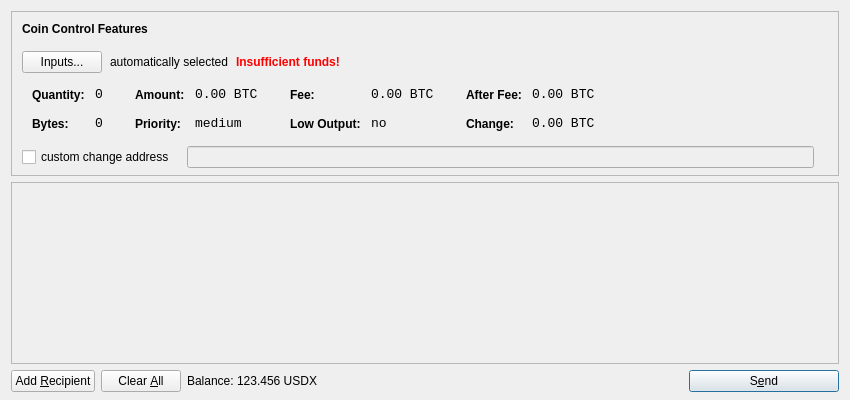
<?xml version="1.0" encoding="UTF-8"?>
<ui version="4.0">
 <class>SendCoinsDialog</class>
 <widget class="QDialog" name="SendCoinsDialog">
  <property name="geometry">
   <rect>
    <x>0</x>
    <y>0</y>
    <width>850</width>
    <height>400</height>
   </rect>
  </property>
  <property name="windowTitle">
   <string>Send Coins</string>
  </property>
  <layout class="QVBoxLayout" name="verticalLayout" stretch="0,1,0">
   <property name="bottomMargin">
    <number>8</number>
   </property>
   <item>
    <widget class="QFrame" name="frameCoinControl">
     <property name="sizePolicy">
      <sizepolicy hsizetype="Expanding" vsizetype="Expanding">
       <horstretch>0</horstretch>
       <verstretch>0</verstretch>
      </sizepolicy>
     </property>
     <property name="maximumSize">
      <size>
       <width>16777215</width>
       <height>16777215</height>
      </size>
     </property>
     <property name="frameShape">
      <enum>QFrame::StyledPanel</enum>
     </property>
     <property name="frameShadow">
      <enum>QFrame::Sunken</enum>
     </property>
     <layout class="QVBoxLayout" name="verticalLayoutCoinControl2">
      <property name="spacing">
       <number>-1</number>
      </property>
      <property name="leftMargin">
       <number>0</number>
      </property>
      <property name="topMargin">
       <number>0</number>
      </property>
      <property name="rightMargin">
       <number>0</number>
      </property>
      <property name="bottomMargin">
       <number>6</number>
      </property>
      <item>
       <layout class="QVBoxLayout" name="verticalLayoutCoinControl" stretch="0,0,0,0,1">
        <property name="spacing">
         <number>0</number>
        </property>
        <property name="leftMargin">
         <number>10</number>
        </property>
        <property name="topMargin">
         <number>10</number>
        </property>
        <item>
         <layout class="QHBoxLayout" name="horizontalLayoutCoinControl1">
          <property name="bottomMargin">
           <number>15</number>
          </property>
          <item>
           <widget class="QLabel" name="labelCoinControlFeatures">
            <property name="sizePolicy">
             <sizepolicy hsizetype="Preferred" vsizetype="Maximum">
              <horstretch>0</horstretch>
              <verstretch>0</verstretch>
             </sizepolicy>
            </property>
            <property name="font">
             <font>
              <weight>75</weight>
              <bold>true</bold>
             </font>
            </property>
            <property name="styleSheet">
             <string notr="true">font-weight:bold;</string>
            </property>
            <property name="text">
             <string>Coin Control Features</string>
            </property>
           </widget>
          </item>
         </layout>
        </item>
        <item>
         <layout class="QHBoxLayout" name="horizontalLayoutCoinControl2" stretch="0,0,0,0">
          <property name="spacing">
           <number>8</number>
          </property>
          <property name="bottomMargin">
           <number>10</number>
          </property>
          <item>
           <widget class="QPushButton" name="pushButtonCoinControl">
            <property name="styleSheet">
             <string notr="true"/>
            </property>
            <property name="text">
             <string>Inputs...</string>
            </property>
           </widget>
          </item>
          <item>
           <widget class="QLabel" name="labelCoinControlAutomaticallySelected">
            <property name="text">
             <string>automatically selected</string>
            </property>
            <property name="margin">
             <number>5</number>
            </property>
           </widget>
          </item>
          <item>
           <widget class="QLabel" name="labelCoinControlInsuffFunds">
            <property name="font">
             <font>
              <weight>75</weight>
              <bold>true</bold>
             </font>
            </property>
            <property name="styleSheet">
             <string notr="true">color:red;font-weight:bold;</string>
            </property>
            <property name="text">
             <string>Insufficient funds!</string>
            </property>
            <property name="margin">
             <number>5</number>
            </property>
           </widget>
          </item>
          <item>
           <spacer name="horizontalSpacerCoinControl">
            <property name="orientation">
             <enum>Qt::Horizontal</enum>
            </property>
            <property name="sizeHint" stdset="0">
             <size>
              <width>40</width>
              <height>1</height>
             </size>
            </property>
           </spacer>
          </item>
         </layout>
        </item>
        <item>
         <widget class="QWidget" name="widgetCoinControl" native="true">
          <property name="sizePolicy">
           <sizepolicy hsizetype="Preferred" vsizetype="Preferred">
            <horstretch>0</horstretch>
            <verstretch>0</verstretch>
           </sizepolicy>
          </property>
          <property name="minimumSize">
           <size>
            <width>0</width>
            <height>0</height>
           </size>
          </property>
          <property name="styleSheet">
           <string notr="true"/>
          </property>
          <layout class="QHBoxLayout" name="horizontalLayoutCoinControl5">
           <property name="margin">
            <number>0</number>
           </property>
           <item>
            <layout class="QHBoxLayout" name="horizontalLayoutCoinControl3" stretch="0,0,0,1">
             <property name="spacing">
              <number>20</number>
             </property>
             <property name="topMargin">
              <number>0</number>
             </property>
             <property name="bottomMargin">
              <number>10</number>
             </property>
             <item>
              <layout class="QFormLayout" name="formLayoutCoinControl1">
               <property name="horizontalSpacing">
                <number>10</number>
               </property>
               <property name="verticalSpacing">
                <number>14</number>
               </property>
               <property name="leftMargin">
                <number>10</number>
               </property>
               <property name="topMargin">
                <number>4</number>
               </property>
               <property name="rightMargin">
                <number>6</number>
               </property>
               <item row="0" column="0">
                <widget class="QLabel" name="labelCoinControlQuantityText">
                 <property name="styleSheet">
                  <string notr="true">font-weight:bold;</string>
                 </property>
                 <property name="text">
                  <string>Quantity:</string>
                 </property>
                 <property name="margin">
                  <number>0</number>
                 </property>
                </widget>
               </item>
               <item row="0" column="1">
                <widget class="QLabel" name="labelCoinControlQuantity">
                 <property name="font">
                  <font>
                   <family>Monospace</family>
                   <pointsize>10</pointsize>
                  </font>
                 </property>
                 <property name="cursor">
                  <cursorShape>IBeamCursor</cursorShape>
                 </property>
                 <property name="contextMenuPolicy">
                  <enum>Qt::ActionsContextMenu</enum>
                 </property>
                 <property name="text">
                  <string notr="true">0</string>
                 </property>
                 <property name="margin">
                  <number>0</number>
                 </property>
                 <property name="textInteractionFlags">
                  <set>Qt::LinksAccessibleByMouse|Qt::TextSelectableByKeyboard|Qt::TextSelectableByMouse</set>
                 </property>
                </widget>
               </item>
               <item row="1" column="0">
                <widget class="QLabel" name="labelCoinControlBytesText">
                 <property name="styleSheet">
                  <string notr="true">font-weight:bold;</string>
                 </property>
                 <property name="text">
                  <string>Bytes:</string>
                 </property>
                </widget>
               </item>
               <item row="1" column="1">
                <widget class="QLabel" name="labelCoinControlBytes">
                 <property name="font">
                  <font>
                   <family>Monospace</family>
                   <pointsize>10</pointsize>
                  </font>
                 </property>
                 <property name="cursor">
                  <cursorShape>IBeamCursor</cursorShape>
                 </property>
                 <property name="contextMenuPolicy">
                  <enum>Qt::ActionsContextMenu</enum>
                 </property>
                 <property name="text">
                  <string notr="true">0</string>
                 </property>
                 <property name="textInteractionFlags">
                  <set>Qt::LinksAccessibleByMouse|Qt::TextSelectableByKeyboard|Qt::TextSelectableByMouse</set>
                 </property>
                </widget>
               </item>
              </layout>
             </item>
             <item>
              <layout class="QFormLayout" name="formLayoutCoinControl2">
               <property name="horizontalSpacing">
                <number>10</number>
               </property>
               <property name="verticalSpacing">
                <number>14</number>
               </property>
               <property name="leftMargin">
                <number>6</number>
               </property>
               <property name="topMargin">
                <number>4</number>
               </property>
               <property name="rightMargin">
                <number>6</number>
               </property>
               <item row="0" column="0">
                <widget class="QLabel" name="labelCoinControlAmountText">
                 <property name="styleSheet">
                  <string notr="true">font-weight:bold;</string>
                 </property>
                 <property name="text">
                  <string>Amount:</string>
                 </property>
                 <property name="margin">
                  <number>0</number>
                 </property>
                </widget>
               </item>
               <item row="0" column="1">
                <widget class="QLabel" name="labelCoinControlAmount">
                 <property name="font">
                  <font>
                   <family>Monospace</family>
                   <pointsize>10</pointsize>
                  </font>
                 </property>
                 <property name="cursor">
                  <cursorShape>IBeamCursor</cursorShape>
                 </property>
                 <property name="contextMenuPolicy">
                  <enum>Qt::ActionsContextMenu</enum>
                 </property>
                 <property name="text">
                  <string notr="true">0.00 BTC</string>
                 </property>
                 <property name="textInteractionFlags">
                  <set>Qt::LinksAccessibleByMouse|Qt::TextSelectableByKeyboard|Qt::TextSelectableByMouse</set>
                 </property>
                </widget>
               </item>
               <item row="1" column="0">
                <widget class="QLabel" name="labelCoinControlPriorityText">
                 <property name="styleSheet">
                  <string notr="true">font-weight:bold;</string>
                 </property>
                 <property name="text">
                  <string>Priority:</string>
                 </property>
                </widget>
               </item>
               <item row="1" column="1">
                <widget class="QLabel" name="labelCoinControlPriority">
                 <property name="font">
                  <font>
                   <family>Monospace</family>
                   <pointsize>10</pointsize>
                  </font>
                 </property>
                 <property name="cursor">
                  <cursorShape>IBeamCursor</cursorShape>
                 </property>
                 <property name="contextMenuPolicy">
                  <enum>Qt::ActionsContextMenu</enum>
                 </property>
                 <property name="text">
                  <string>medium</string>
                 </property>
                 <property name="textInteractionFlags">
                  <set>Qt::LinksAccessibleByMouse|Qt::TextSelectableByKeyboard|Qt::TextSelectableByMouse</set>
                 </property>
                </widget>
               </item>
              </layout>
             </item>
             <item>
              <layout class="QFormLayout" name="formLayoutCoinControl3">
               <property name="horizontalSpacing">
                <number>10</number>
               </property>
               <property name="verticalSpacing">
                <number>14</number>
               </property>
               <property name="leftMargin">
                <number>6</number>
               </property>
               <property name="topMargin">
                <number>4</number>
               </property>
               <property name="rightMargin">
                <number>6</number>
               </property>
               <item row="0" column="0">
                <widget class="QLabel" name="labelCoinControlFeeText">
                 <property name="styleSheet">
                  <string notr="true">font-weight:bold;</string>
                 </property>
                 <property name="text">
                  <string>Fee:</string>
                 </property>
                 <property name="margin">
                  <number>0</number>
                 </property>
                </widget>
               </item>
               <item row="0" column="1">
                <widget class="QLabel" name="labelCoinControlFee">
                 <property name="font">
                  <font>
                   <family>Monospace</family>
                   <pointsize>10</pointsize>
                  </font>
                 </property>
                 <property name="cursor">
                  <cursorShape>IBeamCursor</cursorShape>
                 </property>
                 <property name="contextMenuPolicy">
                  <enum>Qt::ActionsContextMenu</enum>
                 </property>
                 <property name="text">
                  <string notr="true">0.00 BTC</string>
                 </property>
                 <property name="textInteractionFlags">
                  <set>Qt::LinksAccessibleByMouse|Qt::TextSelectableByKeyboard|Qt::TextSelectableByMouse</set>
                 </property>
                </widget>
               </item>
               <item row="1" column="0">
                <widget class="QLabel" name="labelCoinControlLowOutputText">
                 <property name="styleSheet">
                  <string notr="true">font-weight:bold;</string>
                 </property>
                 <property name="text">
                  <string>Low Output:</string>
                 </property>
                </widget>
               </item>
               <item row="1" column="1">
                <widget class="QLabel" name="labelCoinControlLowOutput">
                 <property name="font">
                  <font>
                   <family>Monospace</family>
                   <pointsize>10</pointsize>
                  </font>
                 </property>
                 <property name="cursor">
                  <cursorShape>IBeamCursor</cursorShape>
                 </property>
                 <property name="contextMenuPolicy">
                  <enum>Qt::ActionsContextMenu</enum>
                 </property>
                 <property name="text">
                  <string>no</string>
                 </property>
                 <property name="textInteractionFlags">
                  <set>Qt::LinksAccessibleByMouse|Qt::TextSelectableByKeyboard|Qt::TextSelectableByMouse</set>
                 </property>
                </widget>
               </item>
              </layout>
             </item>
             <item>
              <layout class="QFormLayout" name="formLayoutCoinControl4">
               <property name="horizontalSpacing">
                <number>10</number>
               </property>
               <property name="verticalSpacing">
                <number>14</number>
               </property>
               <property name="leftMargin">
                <number>6</number>
               </property>
               <property name="topMargin">
                <number>4</number>
               </property>
               <property name="rightMargin">
                <number>6</number>
               </property>
               <item row="0" column="0">
                <widget class="QLabel" name="labelCoinControlAfterFeeText">
                 <property name="styleSheet">
                  <string notr="true">font-weight:bold;</string>
                 </property>
                 <property name="text">
                  <string>After Fee:</string>
                 </property>
                 <property name="margin">
                  <number>0</number>
                 </property>
                </widget>
               </item>
               <item row="0" column="1">
                <widget class="QLabel" name="labelCoinControlAfterFee">
                 <property name="font">
                  <font>
                   <family>Monospace</family>
                   <pointsize>10</pointsize>
                  </font>
                 </property>
                 <property name="cursor">
                  <cursorShape>IBeamCursor</cursorShape>
                 </property>
                 <property name="contextMenuPolicy">
                  <enum>Qt::ActionsContextMenu</enum>
                 </property>
                 <property name="text">
                  <string notr="true">0.00 BTC</string>
                 </property>
                 <property name="textInteractionFlags">
                  <set>Qt::LinksAccessibleByMouse|Qt::TextSelectableByKeyboard|Qt::TextSelectableByMouse</set>
                 </property>
                </widget>
               </item>
               <item row="1" column="0">
                <widget class="QLabel" name="labelCoinControlChangeText">
                 <property name="styleSheet">
                  <string notr="true">font-weight:bold;</string>
                 </property>
                 <property name="text">
                  <string>Change:</string>
                 </property>
                </widget>
               </item>
               <item row="1" column="1">
                <widget class="QLabel" name="labelCoinControlChange">
                 <property name="font">
                  <font>
                   <family>Monospace</family>
                   <pointsize>10</pointsize>
                  </font>
                 </property>
                 <property name="cursor">
                  <cursorShape>IBeamCursor</cursorShape>
                 </property>
                 <property name="contextMenuPolicy">
                  <enum>Qt::ActionsContextMenu</enum>
                 </property>
                 <property name="text">
                  <string notr="true">0.00 BTC</string>
                 </property>
                 <property name="textInteractionFlags">
                  <set>Qt::LinksAccessibleByMouse|Qt::TextSelectableByKeyboard|Qt::TextSelectableByMouse</set>
                 </property>
                </widget>
               </item>
              </layout>
             </item>
            </layout>
           </item>
          </layout>
         </widget>
        </item>
        <item>
         <layout class="QHBoxLayout" name="horizontalLayoutCoinControl4" stretch="0,0,0">
          <property name="spacing">
           <number>12</number>
          </property>
          <property name="sizeConstraint">
           <enum>QLayout::SetDefaultConstraint</enum>
          </property>
          <property name="topMargin">
           <number>5</number>
          </property>
          <property name="rightMargin">
           <number>5</number>
          </property>
          <item>
           <widget class="QCheckBox" name="checkBoxCoinControlChange">
            <property name="text">
             <string>custom change address</string>
            </property>
           </widget>
          </item>
          <item>
           <widget class="QLineEdit" name="lineEditCoinControlChange">
            <property name="enabled">
             <bool>false</bool>
            </property>
            <property name="sizePolicy">
             <sizepolicy hsizetype="Expanding" vsizetype="Fixed">
              <horstretch>0</horstretch>
              <verstretch>0</verstretch>
             </sizepolicy>
            </property>
           </widget>
          </item>
          <item>
           <widget class="QLabel" name="labelCoinControlChangeLabel">
            <property name="sizePolicy">
             <sizepolicy hsizetype="Preferred" vsizetype="Expanding">
              <horstretch>0</horstretch>
              <verstretch>0</verstretch>
             </sizepolicy>
            </property>
            <property name="minimumSize">
             <size>
              <width>0</width>
              <height>0</height>
             </size>
            </property>
            <property name="text">
             <string/>
            </property>
            <property name="margin">
             <number>3</number>
            </property>
           </widget>
          </item>
         </layout>
        </item>
        <item>
         <spacer name="verticalSpacerCoinControl">
          <property name="orientation">
           <enum>Qt::Vertical</enum>
          </property>
          <property name="sizeHint" stdset="0">
           <size>
            <width>800</width>
            <height>1</height>
           </size>
          </property>
         </spacer>
        </item>
       </layout>
      </item>
     </layout>
    </widget>
   </item>
   <item>
    <widget class="QScrollArea" name="scrollArea">
     <property name="widgetResizable">
      <bool>true</bool>
     </property>
     <widget class="QWidget" name="scrollAreaWidgetContents">
      <property name="geometry">
       <rect>
        <x>0</x>
        <y>0</y>
        <width>830</width>
        <height>165</height>
       </rect>
      </property>
      <layout class="QVBoxLayout" name="verticalLayout_2">
       <property name="margin">
        <number>0</number>
       </property>
       <item>
        <layout class="QVBoxLayout" name="entries">
         <property name="spacing">
          <number>6</number>
         </property>
        </layout>
       </item>
       <item>
        <spacer name="verticalSpacer">
         <property name="orientation">
          <enum>Qt::Vertical</enum>
         </property>
         <property name="sizeHint" stdset="0">
          <size>
           <width>20</width>
           <height>40</height>
          </size>
         </property>
        </spacer>
       </item>
      </layout>
     </widget>
    </widget>
   </item>
   <item>
    <layout class="QHBoxLayout" name="horizontalLayout">
     <item>
      <widget class="QPushButton" name="addButton">
       <property name="toolTip">
        <string>Send to multiple recipients at once</string>
       </property>
       <property name="text">
        <string>Add &amp;Recipient</string>
       </property>
       <property name="icon">
        <iconset resource="../bitcoin.qrc">
         <normaloff>:/icons/add</normaloff>:/icons/add</iconset>
       </property>
       <property name="autoDefault">
        <bool>false</bool>
       </property>
      </widget>
     </item>
     <item>
      <widget class="QPushButton" name="clearButton">
       <property name="sizePolicy">
        <sizepolicy hsizetype="Minimum" vsizetype="Fixed">
         <horstretch>0</horstretch>
         <verstretch>0</verstretch>
        </sizepolicy>
       </property>
       <property name="toolTip">
        <string>Remove all transaction fields</string>
       </property>
       <property name="text">
        <string>Clear &amp;All</string>
       </property>
       <property name="icon">
        <iconset resource="../bitcoin.qrc">
         <normaloff>:/icons/remove</normaloff>:/icons/remove</iconset>
       </property>
       <property name="autoRepeatDelay">
        <number>300</number>
       </property>
       <property name="autoDefault">
        <bool>false</bool>
       </property>
      </widget>
     </item>
     <item>
      <layout class="QHBoxLayout" name="horizontalLayout_2">
       <property name="spacing">
        <number>3</number>
       </property>
       <item>
        <widget class="QLabel" name="label">
         <property name="text">
          <string>Balance:</string>
         </property>
        </widget>
       </item>
       <item>
        <widget class="QLabel" name="labelBalance">
         <property name="cursor">
          <cursorShape>IBeamCursor</cursorShape>
         </property>
         <property name="text">
          <string>123.456 USDX</string>
         </property>
         <property name="textInteractionFlags">
          <set>Qt::LinksAccessibleByMouse|Qt::TextSelectableByKeyboard|Qt::TextSelectableByMouse</set>
         </property>
        </widget>
       </item>
      </layout>
     </item>
     <item>
      <spacer name="horizontalSpacer">
       <property name="orientation">
        <enum>Qt::Horizontal</enum>
       </property>
       <property name="sizeHint" stdset="0">
        <size>
         <width>40</width>
         <height>20</height>
        </size>
       </property>
      </spacer>
     </item>
     <item>
      <widget class="QPushButton" name="sendButton">
       <property name="minimumSize">
        <size>
         <width>150</width>
         <height>0</height>
        </size>
       </property>
       <property name="toolTip">
        <string>Confirm the send action</string>
       </property>
       <property name="text">
        <string>S&amp;end</string>
       </property>
       <property name="icon">
        <iconset resource="../bitcoin.qrc">
         <normaloff>:/icons/send</normaloff>:/icons/send</iconset>
       </property>
       <property name="default">
        <bool>true</bool>
       </property>
      </widget>
     </item>
    </layout>
   </item>
  </layout>
 </widget>
 <resources>
  <include location="../bitcoin.qrc"/>
 </resources>
 <connections/>
</ui>
